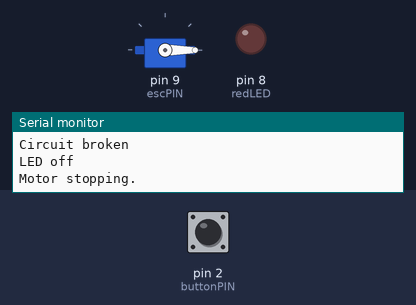
The sketch below on a simulated Arduino Uno, built with avr-gcc and run on an emulated ATmega328P. On the bench: servo, output pins drawn as LEDs (lit = HIGH), the last lines printed to the serial monitor. Dashed ring = blinking. The inputs (shaded band) are chosen by the test bench; at power-on: pin 2 (buttonPIN) LOW.

Above: at 1.3 s.
1.4 s: pin 2 (buttonPIN) pulled HIGH for 0.15 s
At 1.5 s:
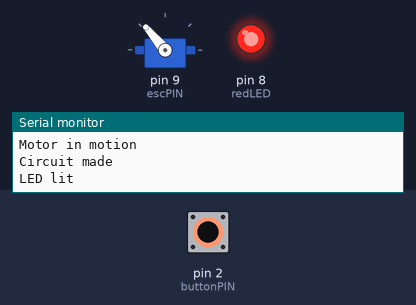
3.0 s: pin 2 (buttonPIN) pulled HIGH for 3.2 s
At 6.6 s:
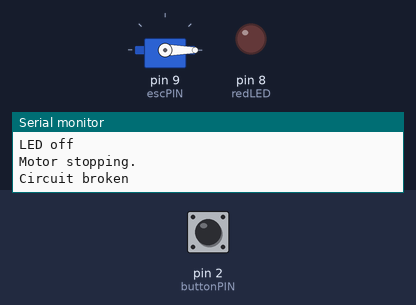
7.7 s: pin 2 (buttonPIN) pulsed HIGH 2 times (0.12 s each, 0.3 s apart)
At 7.78 s:
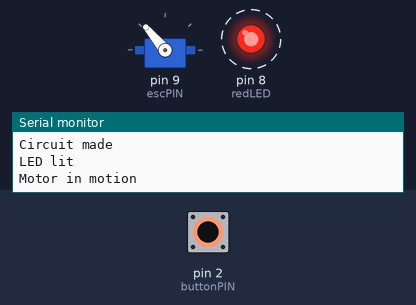
11.3 s: pin 2 (buttonPIN) pulsed HIGH 5 times (0.12 s each, 0.3 s apart)
At 13.9 s:
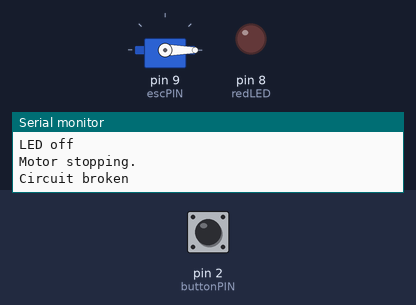
Timing chart, 0 to 15.4 s (numbered marks = the images above; inputs shaded):
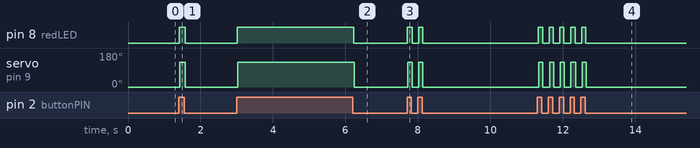

The sketch:

Prototype_v0.1_esk8.ino
```cpp
#include <Servo.h>

#define BAUDRATE 19200                //Baudrate for serial port connection. Used as a console input

#define ESC_ZERO 0                   //Set lower limit for esc speed
#define SPEED_MAX 130                 //Set upper limit for esc speed

#define redLED 8                      //only being used as a solid colour when button is pressed
#define buttonPIN 2                   //constant pin numbers for button switch and esc signal
#define escPIN 9

int reading;                          //reading from switch at any given loop of intructions
//int escOutputValue = ESC_ZERO;
//float currentOutputValue = ESC_ZERO;

Servo ESC;


void setup() {
  // put your setup code here, to run once:

  Serial.begin(BAUDRATE);
  pinMode(redLED, OUTPUT);
  ESC.attach(escPIN);
  ESC.write(ESC_ZERO);  //Set rotation of motor to zero
  pinMode(buttonPIN, INPUT);
  Serial.println("Serial initialized.\nESC initialized as a servo. No motion.\nLED output and Button input initialized.\n");
  delay(100);
}

void loop() {
  // put your main code here, to run repeatedly:

  reading = digitalRead(buttonPIN);
  if (reading == HIGH) {
    Serial.println("Circuit made");
    flashRED(0);
    Serial.println("LED lit");
    ESC.write(SPEED_MAX);
    Serial.println("Motor in motion\n\n");
  }
  if (reading == LOW) {
    Serial.println("Circuit broken");
    digitalWrite(redLED, LOW);
    Serial.println("LED off");
    ESC.write(ESC_ZERO);
    Serial.println("Motor stopping.\n\n");
  }

}

bool flashRED(int blink) {
  // flashes at 0.5Hz in the correct mode

  if (blink == 1) {
    digitalWrite(redLED, HIGH);
    delay(500);
    digitalWrite(redLED, LOW);
    delay(2000);
    return true;
  } else if (blink == 0) {
    digitalWrite(redLED, HIGH);
    return true;
  } else {
    return false;
  }
}
```

Measured:
- after the input at 1.4 s, pin 8 (redLED): LOW → HIGH at once, → LOW 0.15 s later; servo on pin 9 (escPIN): 0° → 130° at once, → 0° 0.14 s later
- after the input at 3.0 s, pin 8 (redLED): LOW → HIGH at once, → LOW 3.2 s later; servo on pin 9 (escPIN): 0° → 130° at once, → 0° 3.2 s later
- after the input at 7.7 s, pin 8 (redLED): alternates HIGH for 0.12 s and LOW for 0.18 s, 4 changes in all, then stays LOW, starting at once; servo on pin 9 (escPIN): alternates 130° for 0.12 s and 0° for 0.18 s, 4 changes in all, then stays 0°, starting at once
- after the input at 11.3 s, pin 8 (redLED): alternates HIGH for 0.11 s and LOW for 0.18 s, 10 changes in all, then stays LOW, starting at once; servo on pin 9 (escPIN): alternates 130° for 0.11 s and 0° for 0.18 s, 10 changes in all, then stays 0°, starting at once
